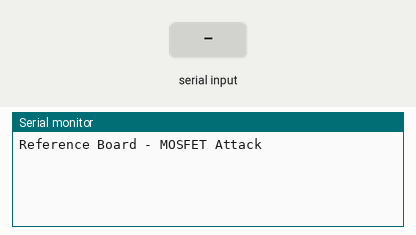
Bench run of a sketch on a simulated Arduino Due. Shown: the last lines printed to the serial monitor. The inputs (shaded band) are chosen by the test bench.

Above: at 6.2 s.
6.3 s: "1" received over Serial
At 7.0 s:
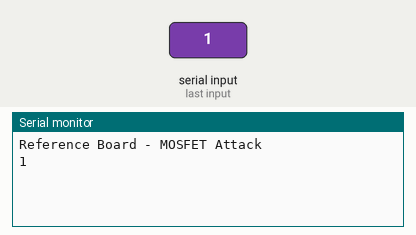
7.8 s: "0" received over Serial
At 8.1 s:
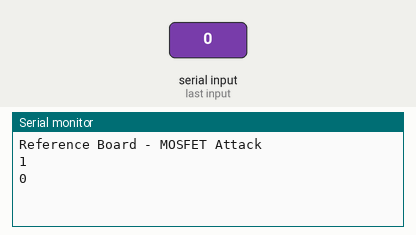
9.3 s: "2" received over Serial
At 10.5 s:
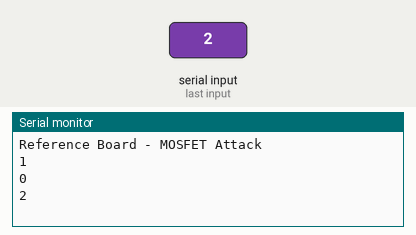

The sketch:

reference_board_src.ino
```cpp
//Reference Board

void setup() {
  SerialUSB.begin(9600); // Monitor Serial
  Serial1.begin(9600); // (TX-18 RX-19)
  delay(5000); // Startup Serial Monitor
  SerialUSB.println("Reference Board - MOSFET Attack");
}

void loop() {
   if (SerialUSB.available() > 0) {
    char input = SerialUSB.read();
    SerialUSB.println(input); // Mirror back to monitor
    Serial1.println(input); // Send characters to Victim Board
   }
}
```

Measured:
- after the input at 6.3 s, the serial monitor: prints a new line at once (image 1)
- after the input at 7.8 s, the serial monitor: prints a new line at once (image 2)
- after the input at 9.3 s, the serial monitor: prints a new line at once (image 3)
